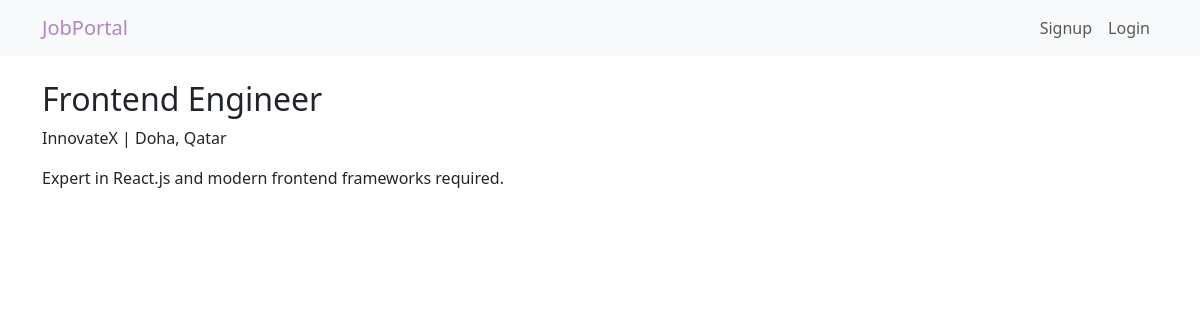
Page /2/ on the committed database.
### jobapp/models.py (models this page shows, shortened)
class Job(models.Model):
    title = models.CharField(max_length=255)
    company = models.CharField(max_length=255)
    location = models.CharField(max_length=255, blank=True)
    description = models.TextField()
    created_by = models.ForeignKey(settings.AUTH_USER_MODEL, on_delete=models.CASCADE, related_name='posted_jobs')
    created_at = models.DateTimeField(auto_now_add=True)
    class Meta:
        ordering = ['-created_at']

### jobapp/views.py (the view)
# urls.py: path('<int:pk>/', JobDetailView.as_view(), name='job_detail'),
class JobDetailView(DetailView):
    model = Job
    template_name = 'jobs/job_detail.html'
    def get_context_data(self, **kwargs):
        context = super().get_context_data(**kwargs)
        context['application_form'] = ApplicationForm()
        context['has_applied'] = False
        if self.request.user.is_authenticated and self.request.user.role == 'applicant':
            context['has_applied'] = Application.objects.filter(job=self.object, applicant=self.request.user).exists()
        return context

### jobapp/templates/jobs/job_detail.html (shortened to what this page needs)
{% extends 'base.html' %}
{% block content %}
<div class="row">
  <div class="col-md-8">
    <h2>{{ object.title }}</h2>
    <p>{{ object.company }} | {{ object.location }}</p>
    <p>{{ object.description }}</p>
  </div>
</div>
{% endblock %}

### jobapp/static/css/style.css (style rules this page uses)
body { font-family: 'Open Sans', sans-serif; background-color: #f8f9fa; }

### rows in the picture
Job: title "Frontend Engineer", company "InnovateX", location "Doha, Qatar", description "Expert in React.js and modern frontend frameworks required."
